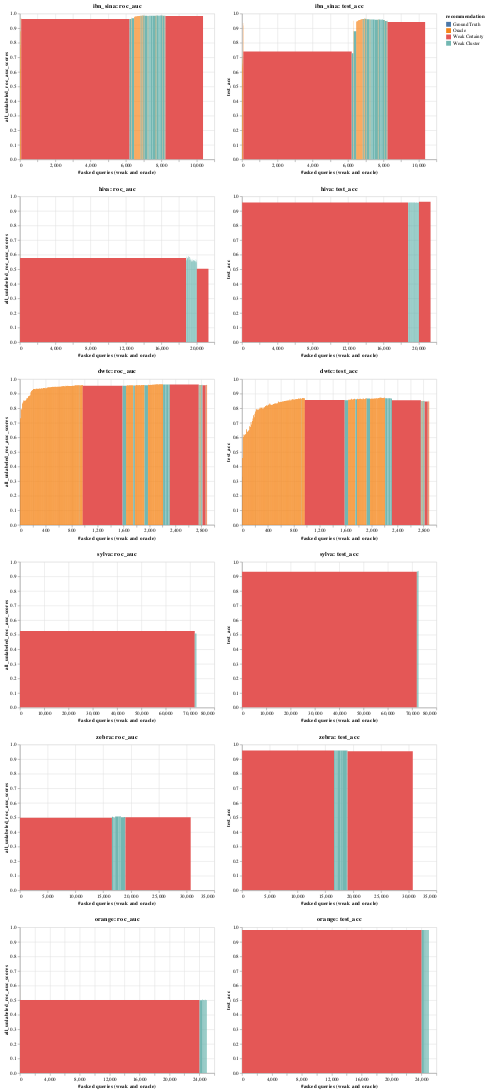

The cell this chart's notebook holds for it:
### Code cell
pre_fetch_data(5)
visualise_top_n(5)
